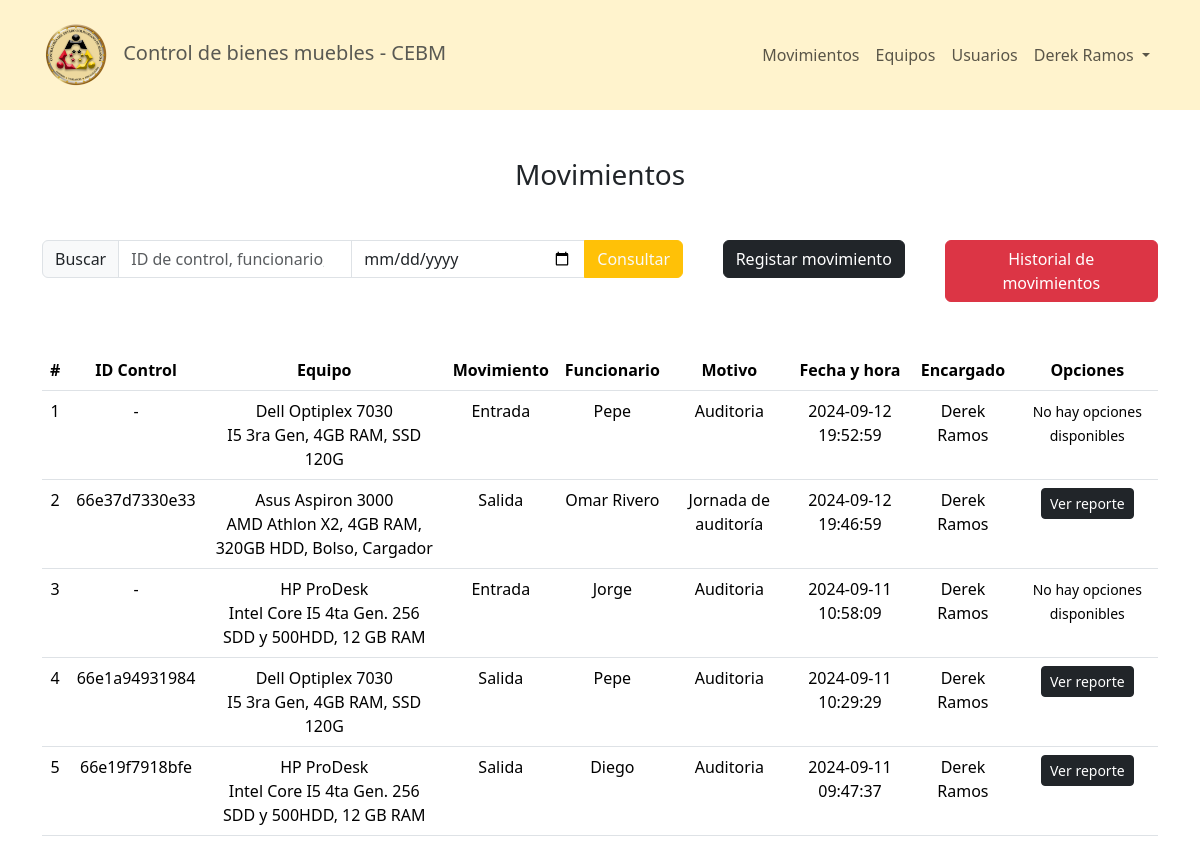
Before: /pages/movimientos.php (signed in) with the older database file.
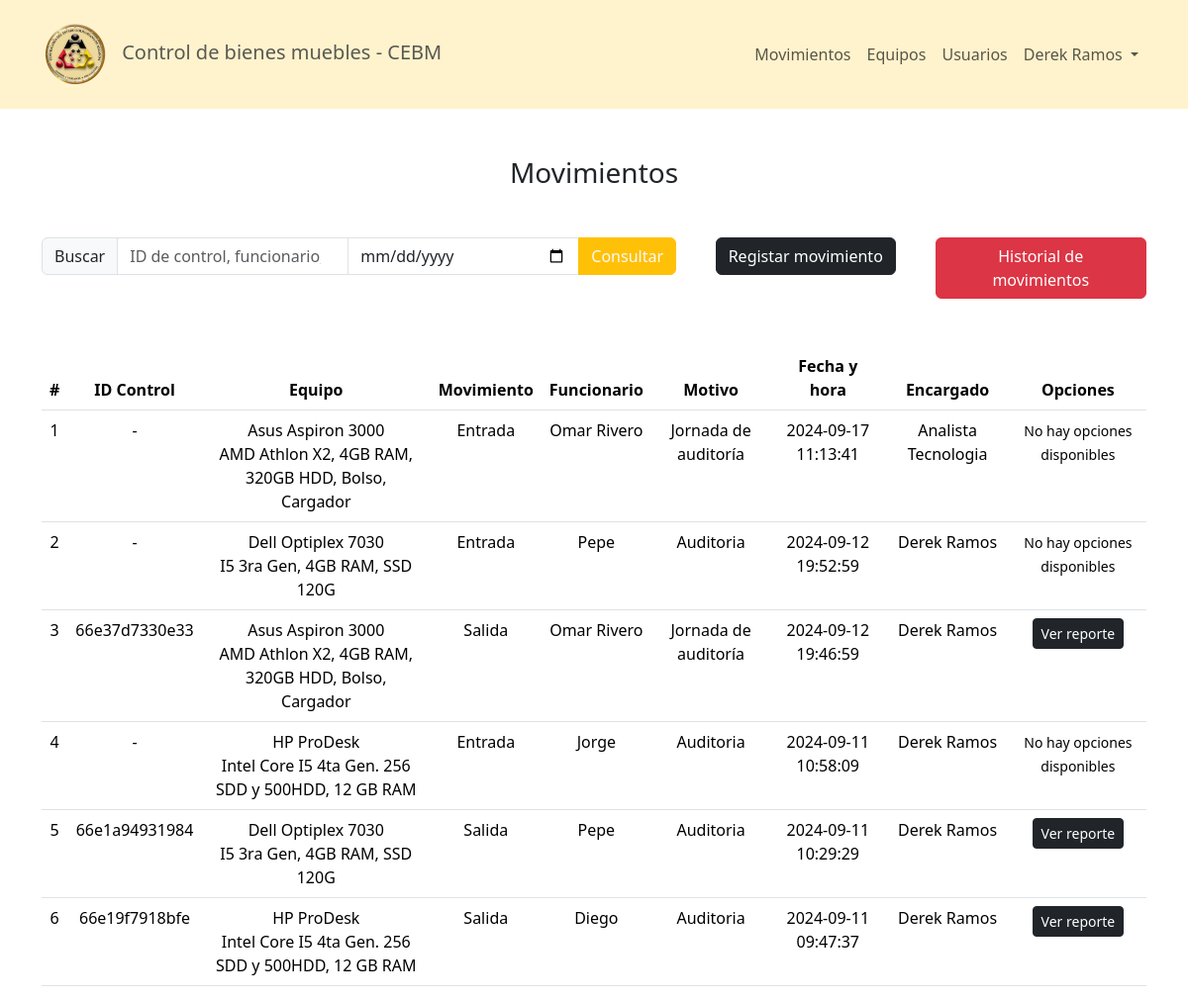
After: the same page with the newer database file.
### tables this page shows
CREATE TABLE `movimientos` (
  `id` int(11) NOT NULL,
  `equipo` int(11) NOT NULL,
  `usuario` int(11) NOT NULL,
  `type` tinyint(4) NOT NULL,
  `funcionario` varchar(80) NOT NULL,
  `cargo` varchar(50) NOT NULL,
  `motivo` varchar(80) NOT NULL,
  `date` datetime NOT NULL DEFAULT current_timestamp(),
  `observaciones` varchar(255) NOT NULL,
  `n_control` varchar(50) DEFAULT NULL,
  `defeated` tinyint(4) NOT NULL
);

CREATE TABLE `equipos` (
  `id` int(11) NOT NULL,
  `equipo` varchar(80) NOT NULL,
  `descripcion` varchar(255) NOT NULL,
  `n_bien` varchar(8) NOT NULL,
  `disponible` tinyint(4) NOT NULL,
  `estatus` int(11) NOT NULL,
  `activo` tinyint(4) NOT NULL
);

CREATE TABLE `usuarios` (
  `id` int(11) NOT NULL,
  `nombre` varchar(40) NOT NULL,
  `apellido` varchar(40) NOT NULL,
  `ci` varchar(8) NOT NULL,
  `n_carnet` varchar(7) NOT NULL,
  `departamento` int(11) NOT NULL,
  `rol` tinyint(4) NOT NULL,
  `estatus` tinyint(4) NOT NULL,
  `username` varchar(30) NOT NULL,
  `password` varchar(256) NOT NULL
);

### pages/movimientos.php (the view, shortened to what this page needs)
<?php
require('../config/conex.php');
?>
<?php include('../config/Header.php'); ?>
<?php include('../config/NavBar.php'); ?>
<section class="mt-5">
    <h3 class="text-center">Movimientos</h3>
    <div class="container mt-5">
        <div class="d-flex row justify-content-between text-center">
            <div class="col-sm-7">
                <form action="" method="POST" autocomplete="off">
                    <div class="input-group">
                        <?php
                            if($_SERVER['REQUEST_METHOD'] == 'POST') {
                        ?>
                            <a class="input-group-text text-decoration-none bg-secondary text-light" href="movimientos.php" id="basic-addon2">< Volver</a>
                        <?php } else { ?>
                        <span class="input-group-text" id="basic-addon2">Buscar</span>
                        <?php } ?>
                        <input type="search" name="search" class="form-control" placeholder="ID de control, funcionario, motivo">
                        <input type="date" name="date" class="form-control" placeholder="Fecha">
                        <button class="btn btn-warning text-light" type="submit" id="button-addon2">Consultar</button>
                    </div>
                </form>
            </div>
            <?php
                if($_SESSION['rol'] != 3){
            ?>
            <div class="col-sm">
                <button class="btn btn-dark" data-bs-toggle="modal" data-bs-target="#movimiento">Registar movimiento</button>
            </div>
            <div class="col-sm">
                <button class="btn btn-danger" type="button" data-bs-toggle="modal" data-bs-target="#reporte_movements_modal">
                    Historial de movimientos
                </button>
            </div>
            <?php
                }
            ?>
        </div>
    </div>
    <div class="container d-flex justify-content-center mt-5">
        <table class="table table-hover text-center">
            <thead>
                <tr>
                    <th scope="col">#</th>
                    <th scope="col">ID Control</th>
                    <th scope="col">Equipo</th>
                    <th scope="col">Movimiento</th>
                    <th scope="col">Funcionario</th>
                    <th scope="col">Motivo</th>
                    <th scope="col">Fecha y hora</th>
                    <th scope="col">Encargado</th>
                    <th scope="col">Opciones</th>
                </tr>
            </thead>
            <tbody>
            <?php
                $contador = 1;
                if($_SERVER['REQUEST_METHOD'] == 'POST') {
                    $search = $_POST['search'];
                    $date = $_POST['date'];
                    $sql = "SELECT * FROM movimientos WHERE 1=1";
                    if (!empty($search)) {
                        $sql .= " AND (n_control LIKE '%$search%' OR motivo LIKE '%$search%' OR cargo LIKE '%$search%' OR funcionario LIKE '%$search%')";
                    }
                    if (!empty($date)) {
                        $sql .= " AND date LIKE '%$date%'";
                    }
                } else {
                    $sql = "SELECT * FROM movimientos ORDER BY id DESC";
                }
                $res = $conn->query($sql);
                if($res != null) {
                    if($res->num_rows > 0){
                        while ($row = mysqli_fetch_array($res)) {
            ?>
                <tr>
                    <td><?php echo ($contador); ?></td>
                    <td><?php if($row[9] != "") echo ($row[9]); else echo ("-") ?></td>
                    <td>
                        <?php
                            $equipo = $row[1];
                            $res2 = mysqli_query($conn, "SELECT * FROM equipos WHERE id = '$equipo'");
                            $row2 = mysqli_fetch_array($res2);
                            echo ($row2[1] . "<br>" . $row2[2]);
                        ?>
                    </td>
                    <td>
                        <?php
                           if ($row[3] == 0) {
                               echo ("Salida");
                           } else {
                               echo ("Entrada");
                           }
                        ?>
                    </td>
                    <td><?php echo ($row[4]); ?></td>
                    <td><?php echo ($row[6]); ?></td>
                    <td><?php echo ($row[7]); ?></td>
                    <td>
                        <?php
                            $user = $row[2];
                            $res3 = mysqli_query($conn, "SELECT * FROM usuarios WHERE id = '$user'");
                            $row3 = mysqli_fetch_array($res3);
                            echo ($row3[1] . " " . $row3[2]);
                        ?>
                    </td>
                    <td>
                        <?php
                           if ($row[3] == 0) {
                        ?>
                        <a class="btn btn-sm btn-dark" href="../services/reports/report_movement.php?id=<?php echo $row[0]; ?>" target="_blank">Ver reporte</a>
                        <?php } else {?>
                            <small>No hay opciones disponibles</small>
                        <?php } ?>
                    </td>
                </tr>
            <?php
                $contador++;
                }}} ?>
            </tbody>
        </table>
    </div>
</section>
<?php
    include('../config/FooterHtml.php');
?>

### config/Header.php (shortened to what this page needs)
<!doctype html>
    <html lang="es">
    <head>
        <link rel="stylesheet" href="../src/global.css">
        <link rel="stylesheet" href="../bootstrap/css/bootstrap.min.css">
    </head>
    <body>

### config/NavBar.php (shortened to what this page needs)
<?php
    $nombre = $_SESSION['nombre'];
    $apellido = $_SESSION['apellido'];
    $rol = $_SESSION['rol'];
?>
<header>
    <nav class="navbar navbar-expand-md bg-warning-subtle p-3">
        <div class="container">
            <span class="navbar-brand text-muted">
                <img src="../src/assets/Logo-CEBM-270x270.png" style="height: 68px;" alt="Logo CEBM" class="d-inline-block align-text-center me-2">
                Control de bienes muebles - CEBM
            </span>
            <div class="d-flex">
                <div class="collapse navbar-collapse" id="navbarNav">
                    <div class="d-flex">
                        <ul class="navbar-nav">
                            <li class="nav-item">
                                <a class="nav-link" href="movimientos.php">Movimientos</a>
                            </li>
                            <li class="nav-item">
                                <a class="nav-link" href="equipos.php">Equipos</a>
                            </li>
                            <?php
                                if($rol != 1){
                            ?>
                            <li class="nav-item">
                                <a class="nav-link" href="usuarios.php">Usuarios</a>
                            </li>
                            <?php
                                }
                            ?>
                            <li class="nav-item dropdown">
                                <button class="nav-link dropdown-toggle" data-bs-toggle="dropdown" aria-expanded="false">
                                    <?php echo $nombre.' '.$apellido; ?>
                                </button>
                            </li>
                        </ul>
                    </div>
                </div>
            </div>
        </div>
    </nav>
</header>

### config/FooterHtml.php (shortened to what this page needs)
    </body>
</html>

### src/global.css (style rules this page uses)
* { font-family: system-ui, sans-serif; box-sizing: border-box; margin: 0; }

Changed rows visible on the page:
added movimientos: equipo.equipo "Asus Aspiron 3000", equipo.descripcion "AMD Athlon X2, 4GB RAM, 320GB HDD, Bolso, Cargador", type "Entrada", funcionario "Omar Rivero", motivo "Jornada de auditoría", date "2024-09-17 11:13:41", usuario.nombre "Analista", usuario.apellido "Tecnologia"
